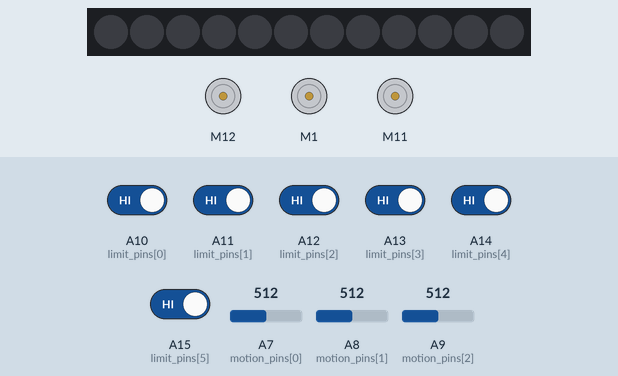
This sketch was run on a simulated Arduino Mega 2560, built with avr-gcc and run on an emulated ATmega2560. Shown: 3 × DC motor (green arrow = forward, orange = backward, longer = faster), 12 RGB LEDs in strip order, left to right. The inputs (shaded band) are chosen by the test bench; at power-on: A10 (limit_pins[0]), A11 (limit_pins[1]), A12 (limit_pins[2]), A13 (limit_pins[3]), A14 (limit_pins[4]), A15 (limit_pins[5]) HIGH, A7 (motion_pins[0]) = 512, A8 (motion_pins[1]) = 512, A9 (motion_pins[2]) = 512. Dim RGB values are drawn brighter than linear; random numbers use the default seed unless the sketch sets one.

Above: at 1.2 s.
1.3 s: A7 (motion_pins[0]) set to 716
At 1.46 s:
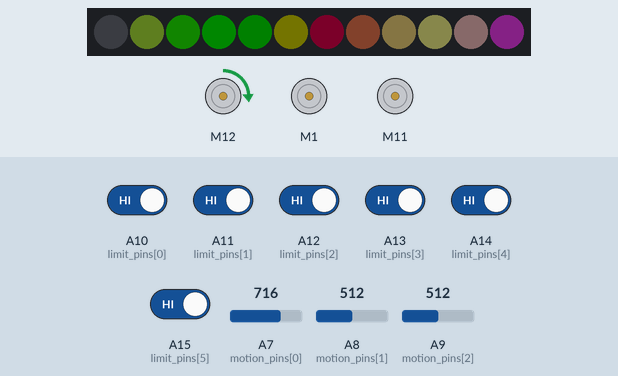
3.7 s: A8 (motion_pins[1]) set to 716
At 3.9 s:
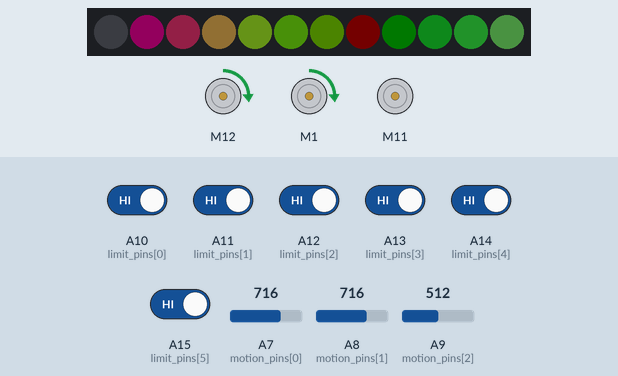
6.1 s: A9 (motion_pins[2]) set to 716
At 6.35 s:
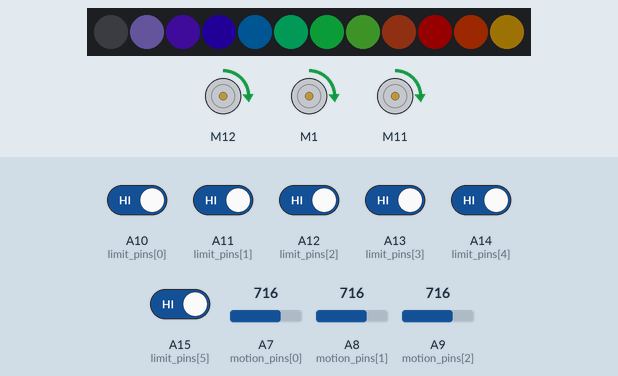
8.6 s: A7 (motion_pins[0]) set to 511
At 8.8 s:
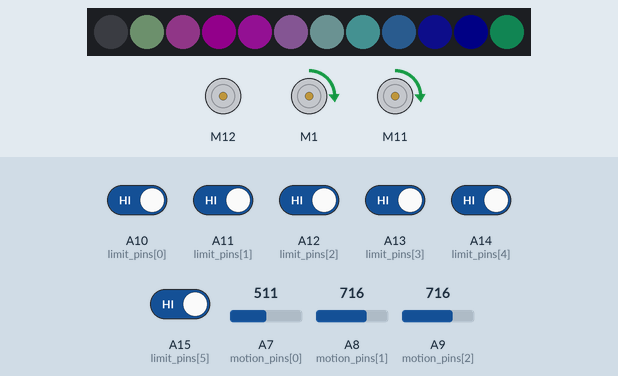
11.0 s: A8 (motion_pins[1]) set to 511
At 11.25 s:
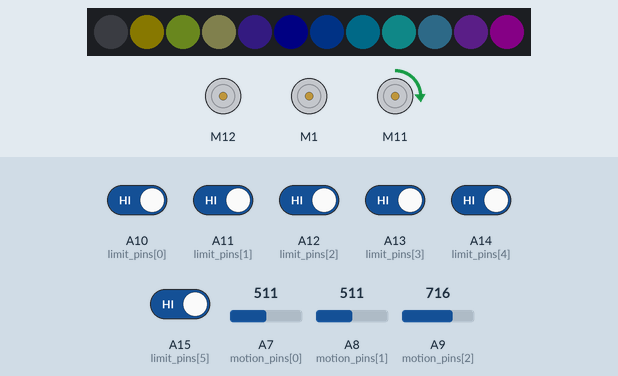
13.5 s: A9 (motion_pins[2]) set to 122
At 13.69 s:
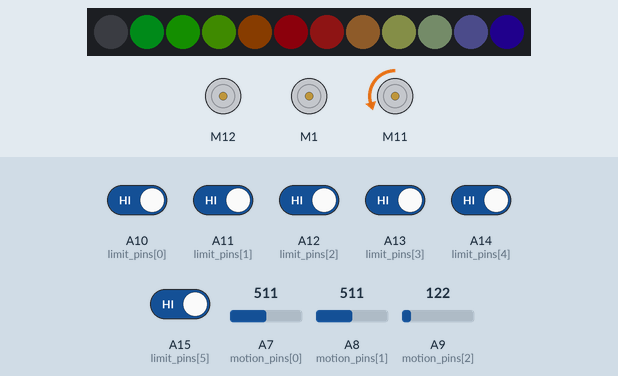
Timing chart, 0 to 16.5 s (numbered marks = the images above; inputs shaded):
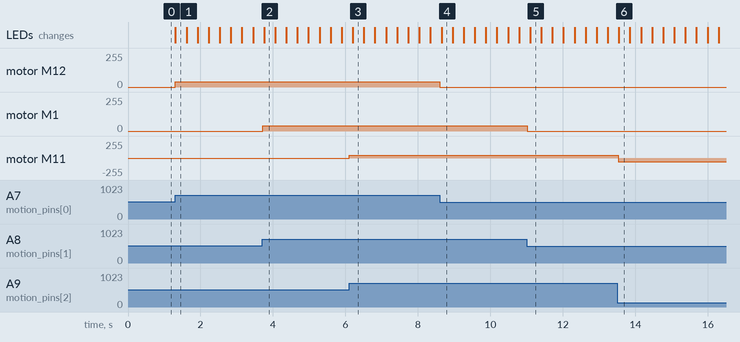

Measured:
- after the input at 1.3 s, motor M12: stopped → forward 39/255 at once; the LEDs: change at once (image 1)
- after the input at 3.7 s, motor M1: stopped → forward 39/255 at once
- after the input at 6.1 s, motor M11: stopped → forward 39/255 at once
- after the input at 8.6 s, motor M12: forward 39/255 → stopped at once
- after the input at 11.0 s, motor M1: forward 39/255 → stopped at once
- after the input at 13.5 s, motor M11: forward 39/255 → backward 59/255 at once

The sketch:

Arduino.ino
```cpp
#include "MeMegaPi.h"

MeMegaPiDCMotor motors[3] = {MeMegaPiDCMotor(PORT2A),MeMegaPiDCMotor(PORT1B),MeMegaPiDCMotor(PORT1A)};
MeRGBLed led;
int limit_pins[6] = {A10,A11,A12,A13,A14,A15};
int motion_pins[3] = {A7,A8,A9};
int read_motions[3] = {0,0,0};
float j, f, k;
void setup(){

  Serial.begin(115200);
  led.setpin(A6);
  int i;
  for(i=0;i<3;i++){
    pinMode(limit_pins[i*2],INPUT_PULLUP);
    pinMode(limit_pins[i*2+1],INPUT_PULLUP);
    pinMode(motion_pins[i],INPUT);
    motors[i].stop();
  }
}
void loop(){
  int i;
  float spd = 0;
  for(i=0;i<3;i++){
    read_motions[i] = (analogRead(motion_pins[i])-480)/6;
    read_motions[i] = abs(read_motions[i])<20?0:read_motions[i];
    /*Serial.print(read_motions[i]);
    Serial.print(" ");
    Serial.print(digitalRead(limit_pins[i*2]));
    Serial.print(" ");
    Serial.print(digitalRead(limit_pins[i*2+1]));
    Serial.print(" ");*/
    spd+=abs(read_motions[i]);
    if(digitalRead(limit_pins[i*2])==0){
      if(read_motions[i]<0){
        read_motions[i] = 0;
      }
    }
    if(digitalRead(limit_pins[i*2+1])==0){
      if(read_motions[i]>0){
        read_motions[i] = 0;
      }
    }
    motors[i].run(read_motions[i]);
  }
//  Serial.println();
//  delay(500);
    color_loop(spd/8);
}
void color_loop(float spd)
{
  for(uint8_t t = 1; t < 15; t++)
  {
    uint8_t red  = spd * (1 + sin(t / 2.0 + j / 4.0) );
    uint8_t green = spd * (1 + sin(t / 1.0 + f / 9.0 + 2.1) );
    uint8_t blue = spd * (1 + sin(t / 3.0 + k / 14.0 + 4.2) );
    led.setColorAt(t, red, green, blue);
  }
  led.show();
  j += random(1, 6) / 6.0;
  f += random(1, 6) / 6.0;
  k += random(1, 6) / 6.0;
}
```
